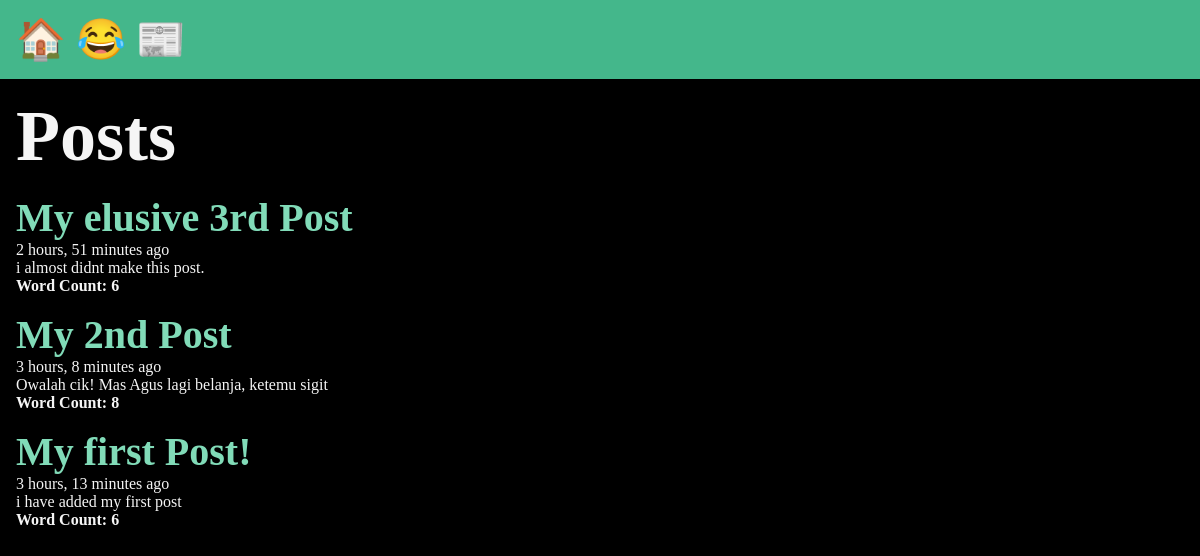
The app's page /posts/, older data.
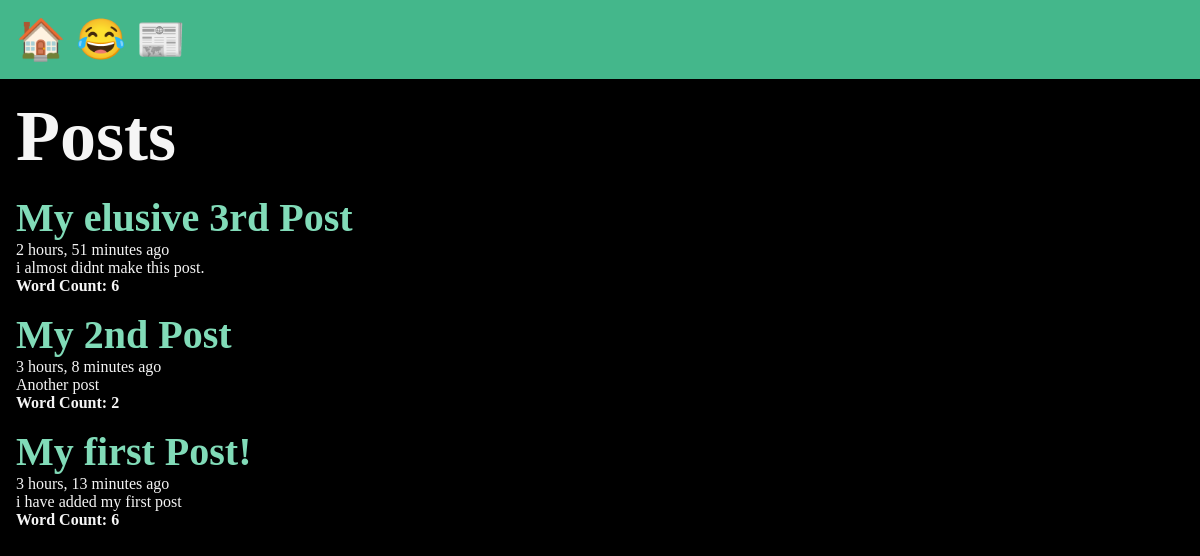
The same page, newer data.
### posts/models.py (models this page shows, shortened)
class Post(models.Model):
    title = models.CharField(max_length=75)
    body = models.TextField()
    slug = models.SlugField()
    date = models.DateTimeField(auto_now_add=True)

### posts/views.py (the view)
# urls.py: path('',views.posts_list, name="list"),
def posts_list(request):
    posts = Post.objects.all().order_by('-date') #minus buat urutan terakkhir
    return render(request, 'posts/posts_list.html', {'posts' :
    posts})

### posts/templates/posts/posts_list.html (shortened to what this page needs)
{% extends 'layout.html' %}
{% block content %}
<section>
    <h1>Posts</h1>
    {% for post in posts %}
        <article class="post">
            <h2>
                <a href="{% url 'posts:page' slug=post.slug %}">
                {{ post.title }}
                </a>
            </h2>
            <p>{{ post.date|timesince  }} ago</p>
            <p>{{ post.body|linebreaks|urlize }}</p>
            <p><b> Word Count: {{ post.body|wordcount}}</b></p>
        </article>
    {% endfor %}
</section>
{% endblock  %}

### templates/layout.html (shortened to what this page needs)
<!DOCTYPE html>
{% load static %}
<html lang="en">
<head>
    <link rel="stylesheet" href="{% static 'css/style.css' %}"></head>
<body>
    <nav>
        <a href="/">
            <span role="img" aria-label="Home">🏠</a>
        <a href="/about">😂</a>
        <a href="{% url 'posts:list' %}">📰</a>
    </nav>
    <main>
        {% block content %}
        {% endblock %}
    </main>
</body>
</html>

Row changes from the older to the newer data that the page shows:
changed Post "My 2nd Post": body "Owalah cik! Mas Agus lagi belanja, ketemu sigit" → "Another post"; body "8" → "2"
